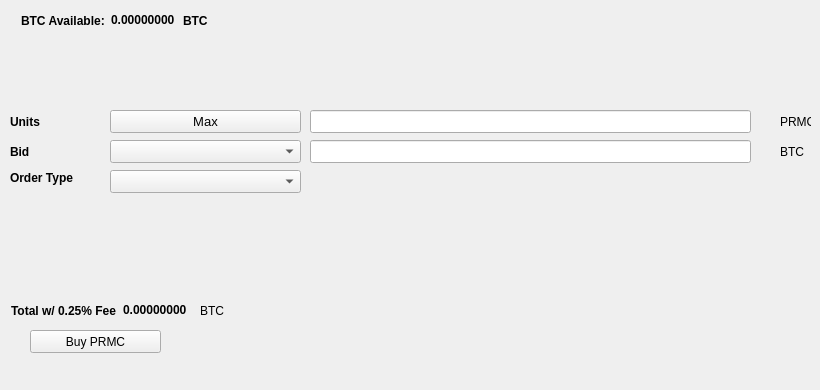
   <widget class="QWidget" name="BuyTab">
    <attribute name="title">
     <string>Buy</string>
    </attribute>
    <widget class="QPushButton" name="BuyENZ">
     <property name="geometry">
      <rect>
       <x>30</x>
       <y>330</y>
       <width>131</width>
       <height>23</height>
      </rect>
     </property>
     <property name="text">
      <string>Buy PRMC</string>
     </property>
     <property name="icon">
      <iconset resource="../premiumcoin.qrc">
       <normaloff>:/icons/bitcoin</normaloff>:/icons/bitcoin</iconset>
     </property>
    </widget>
    <widget class="QLabel" name="label_3">
     <property name="geometry">
      <rect>
       <x>10</x>
       <y>110</y>
       <width>46</width>
       <height>23</height>
      </rect>
     </property>
     <property name="font">
      <font>
       <weight>75</weight>
       <bold>true</bold>
      </font>
     </property>
     <property name="text">
      <string>Units</string>
     </property>
    </widget>
    <widget class="QLineEdit" name="UnitsInput">
     <property name="geometry">
      <rect>
       <x>310</x>
       <y>110</y>
       <width>441</width>
       <height>23</height>
      </rect>
     </property>
     <property name="font">
      <font>
       <pointsize>9</pointsize>
       <weight>75</weight>
       <bold>true</bold>
      </font>
     </property>
    </widget>
    <widget class="QLineEdit" name="BuyBidPriceEdit">
     <property name="geometry">
      <rect>
       <x>310</x>
       <y>140</y>
       <width>441</width>
       <height>23</height>
      </rect>
     </property>
     <property name="font">
      <font>
       <pointsize>9</pointsize>
       <weight>75</weight>
       <bold>true</bold>
      </font>
     </property>
    </widget>
    <widget class="QLabel" name="label_4">
     <property name="geometry">
      <rect>
       <x>780</x>
       <y>110</y>
       <width>31</width>
       <height>23</height>
      </rect>
     </property>
     <property name="text">
      <string>PRMC</string>
     </property>
    </widget>
    <widget class="QLabel" name="label_5">
     <property name="geometry">
      <rect>
       <x>780</x>
       <y>140</y>
       <width>31</width>
       <height>23</height>
      </rect>
     </property>
     <property name="text">
      <string>BTC</string>
     </property>
    </widget>
    <widget class="QLabel" name="label_6">
     <property name="geometry">
      <rect>
       <x>10</x>
       <y>140</y>
       <width>46</width>
       <height>23</height>
      </rect>
     </property>
     <property name="font">
      <font>
       <weight>75</weight>
       <bold>true</bold>
      </font>
     </property>
     <property name="text">
      <string>Bid</string>
     </property>
    </widget>
    <widget class="QLabel" name="label_7">
     <property name="geometry">
      <rect>
       <x>10</x>
       <y>170</y>
       <width>91</width>
       <height>16</height>
      </rect>
     </property>
     <property name="font">
      <font>
       <weight>75</weight>
       <bold>true</bold>
      </font>
     </property>
     <property name="text">
      <string>Order Type</string>
     </property>
    </widget>
    <widget class="QPushButton" name="Buy_Max_Amount">
     <property name="geometry">
      <rect>
       <x>110</x>
       <y>110</y>
       <width>191</width>
       <height>23</height>
      </rect>
     </property>
     <property name="font">
      <font>
       <pointsize>10</pointsize>
      </font>
     </property>
     <property name="text">
      <string>Max</string>
     </property>
    </widget>
    <widget class="QComboBox" name="BuyBidcomboBox">
     <property name="geometry">
      <rect>
       <x>110</x>
       <y>140</y>
       <width>191</width>
       <height>23</height>
      </rect>
     </property>
     <property name="font">
      <font>
       <pointsize>10</pointsize>
      </font>
     </property>
    </widget>
    <widget class="QComboBox" name="buyOrdertypeCombo">
     <property name="geometry">
      <rect>
       <x>110</x>
       <y>170</y>
       <width>191</width>
       <height>23</height>
      </rect>
     </property>
     <property name="font">
      <font>
       <pointsize>10</pointsize>
      </font>
     </property>
    </widget>
    <widget class="QWidget" name="layoutWidget1">
     <property name="geometry">
      <rect>
       <x>21</x>
       <y>11</y>
       <width>227</width>
       <height>19</height>
      </rect>
     </property>
     <layout class="QHBoxLayout" name="horizontalLayout_3">
      <item>
       <widget class="QLabel" name="label232">
        <property name="font">
         <font>
          <weight>75</weight>
          <bold>true</bold>
         </font>
        </property>
        <property name="text">
         <string>BTC Available:</string>
        </property>
       </widget>
      </item>
      <item>
       <widget class="QLabel" name="BtcAvailableLbl">
        <property name="palette">
         <palette>
          <active>
           <colorrole role="WindowText">
            <brush brushstyle="SolidPattern">
             <color alpha="255">
              <red>0</red>
              <green>0</green>
              <blue>0</blue>
             </color>
            </brush>
           </colorrole>
           <colorrole role="Button">
            <brush brushstyle="SolidPattern">
             <color alpha="255">
              <red>0</red>
              <green>170</green>
              <blue>0</blue>
             </color>
            </brush>
           </colorrole>
           <colorrole role="Light">
            <brush brushstyle="SolidPattern">
             <color alpha="255">
              <red>0</red>
              <green>255</green>
              <blue>0</blue>
             </color>
            </brush>
           </colorrole>
           <colorrole role="Midlight">
            <brush brushstyle="SolidPattern">
             <color alpha="255">
              <red>0</red>
              <green>212</green>
              <blue>0</blue>
             </color>
            </brush>
           </colorrole>
           <colorrole role="Dark">
            <brush brushstyle="SolidPattern">
             <color alpha="255">
              <red>0</red>
              <green>85</green>
              <blue>0</blue>
             </color>
            </brush>
           </colorrole>
           <colorrole role="Mid">
            <brush brushstyle="SolidPattern">
             <color alpha="255">
              <red>0</red>
              <green>113</green>
              <blue>0</blue>
             </color>
            </brush>
           </colorrole>
           <colorrole role="Text">
            <brush brushstyle="SolidPattern">
             <color alpha="255">
              <red>0</red>
              <green>170</green>
              <blue>0</blue>
             </color>
            </brush>
           </colorrole>
           <colorrole role="BrightText">
            <brush brushstyle="SolidPattern">
             <color alpha="255">
              <red>255</red>
              <green>255</green>
              <blue>255</blue>
             </color>
            </brush>
           </colorrole>
           <colorrole role="ButtonText">
            <brush brushstyle="SolidPattern">
             <color alpha="255">
              <red>0</red>
              <green>0</green>
              <blue>0</blue>
             </color>
            </brush>
           </colorrole>
           <colorrole role="Base">
            <brush brushstyle="SolidPattern">
             <color alpha="255">
              <red>255</red>
              <green>255</green>
              <blue>255</blue>
             </color>
            </brush>
           </colorrole>
           <colorrole role="Window">
            <brush brushstyle="SolidPattern">
             <color alpha="255">
              <red>0</red>
              <green>170</green>
              <blue>0</blue>
             </color>
            </brush>
           </colorrole>
           <colorrole role="Shadow">
            <brush brushstyle="SolidPattern">
             <color alpha="255">
              <red>0</red>
              <green>0</green>
              <blue>0</blue>
             </color>
            </brush>
           </colorrole>
           <colorrole role="AlternateBase">
            <brush brushstyle="SolidPattern">
             <color alpha="255">
              <red>127</red>
              <green>212</green>
              <blue>127</blue>
             </color>
            </brush>
           </colorrole>
           <colorrole role="ToolTipBase">
            <brush brushstyle="SolidPattern">
             <color alpha="255">
              <red>255</red>
              <green>255</green>
              <blue>220</blue>
             </color>
            </brush>
           </colorrole>
           <colorrole role="ToolTipText">
            <brush brushstyle="SolidPattern">
             <color alpha="255">
              <red>0</red>
              <green>0</green>
              <blue>0</blue>
             </color>
            </brush>
           </colorrole>
          </active>
          <inactive>
           <colorrole role="WindowText">
            <brush brushstyle="SolidPattern">
             <color alpha="255">
              <red>0</red>
              <green>0</green>
              <blue>0</blue>
             </color>
            </brush>
           </colorrole>
           <colorrole role="Button">
            <brush brushstyle="SolidPattern">
             <color alpha="255">
              <red>0</red>
              <green>170</green>
              <blue>0</blue>
             </color>
            </brush>
           </colorrole>
           <colorrole role="Light">
            <brush brushstyle="SolidPattern">
             <color alpha="255">
              <red>0</red>
              <green>255</green>
              <blue>0</blue>
             </color>
            </brush>
           </colorrole>
           <colorrole role="Midlight">
            <brush brushstyle="SolidPattern">
             <color alpha="255">
              <red>0</red>
              <green>212</green>
              <blue>0</blue>
             </color>
            </brush>
           </colorrole>
           <colorrole role="Dark">
            <brush brushstyle="SolidPattern">
             <color alpha="255">
              <red>0</red>
              <green>85</green>
              <blue>0</blue>
             </color>
            </brush>
           </colorrole>
           <colorrole role="Mid">
            <brush brushstyle="SolidPattern">
             <color alpha="255">
              <red>0</red>
              <green>113</green>
              <blue>0</blue>
             </color>
            </brush>
           </colorrole>
           <colorrole role="Text">
            <brush brushstyle="SolidPattern">
             <color alpha="255">
              <red>0</red>
              <green>170</green>
              <blue>0</blue>
             </color>
            </brush>
           </colorrole>
           <colorrole role="BrightText">
            <brush brushstyle="SolidPattern">
             <color alpha="255">
              <red>255</red>
              <green>255</green>
              <blue>255</blue>
             </color>
            </brush>
           </colorrole>
           <colorrole role="ButtonText">
            <brush brushstyle="SolidPattern">
             <color alpha="255">
              <red>0</red>
              <green>0</green>
              <blue>0</blue>
             </color>
            </brush>
           </colorrole>
           <colorrole role="Base">
            <brush brushstyle="SolidPattern">
             <color alpha="255">
              <red>255</red>
              <green>255</green>
              <blue>255</blue>
             </color>
            </brush>
           </colorrole>
           <colorrole role="Window">
            <brush brushstyle="SolidPattern">
             <color alpha="255">
              <red>0</red>
              <green>170</green>
              <blue>0</blue>
             </color>
            </brush>
           </colorrole>
           <colorrole role="Shadow">
            <brush brushstyle="SolidPattern">
             <color alpha="255">
              <red>0</red>
              <green>0</green>
              <blue>0</blue>
             </color>
            </brush>
           </colorrole>
           <colorrole role="AlternateBase">
            <brush brushstyle="SolidPattern">
             <color alpha="255">
              <red>127</red>
              <green>212</green>
              <blue>127</blue>
             </color>
            </brush>
           </colorrole>
           <colorrole role="ToolTipBase">
            <brush brushstyle="SolidPattern">
             <color alpha="255">
              <red>255</red>
              <green>255</green>
              <blue>220</blue>
             </color>
            </brush>
           </colorrole>
           <colorrole role="ToolTipText">
            <brush brushstyle="SolidPattern">
             <color alpha="255">
              <red>0</red>
              <green>0</green>
              <blue>0</blue>
             </color>
            </brush>
           </colorrole>
          </inactive>
          <disabled>
           <colorrole role="WindowText">
            <brush brushstyle="SolidPattern">
             <color alpha="255">
              <red>0</red>
              <green>85</green>
              <blue>0</blue>
             </color>
            </brush>
           </colorrole>
           <colorrole role="Button">
            <brush brushstyle="SolidPattern">
             <color alpha="255">
              <red>0</red>
              <green>170</green>
              <blue>0</blue>
             </color>
            </brush>
           </colorrole>
           <colorrole role="Light">
            <brush brushstyle="SolidPattern">
             <color alpha="255">
              <red>0</red>
              <green>255</green>
              <blue>0</blue>
             </color>
            </brush>
           </colorrole>
           <colorrole role="Midlight">
            <brush brushstyle="SolidPattern">
             <color alpha="255">
              <red>0</red>
              <green>212</green>
              <blue>0</blue>
             </color>
            </brush>
           </colorrole>
           <colorrole role="Dark">
            <brush brushstyle="SolidPattern">
             <color alpha="255">
              <red>0</red>
              <green>85</green>
              <blue>0</blue>
             </color>
            </brush>
           </colorrole>
           <colorrole role="Mid">
            <brush brushstyle="SolidPattern">
             <color alpha="255">
              <red>0</red>
              <green>113</green>
              <blue>0</blue>
             </color>
            </brush>
           </colorrole>
           <colorrole role="Text">
            <brush brushstyle="SolidPattern">
             <color alpha="255">
              <red>0</red>
              <green>85</green>
              <blue>0</blue>
             </color>
            </brush>
           </colorrole>
           <colorrole role="BrightText">
            <brush brushstyle="SolidPattern">
             <color alpha="255">
              <red>255</red>
              <green>255</green>
              <blue>255</blue>
             </color>
            </brush>
           </colorrole>
           <colorrole role="ButtonText">
            <brush brushstyle="SolidPattern">
             <color alpha="255">
              <red>0</red>
              <green>85</green>
              <blue>0</blue>
             </color>
            </brush>
           </colorrole>
           <colorrole role="Base">
            <brush brushstyle="SolidPattern">
             <color alpha="255">
              <red>0</red>
              <green>170</green>
              <blue>0</blue>
             </color>
            </brush>
           </colorrole>
           <colorrole role="Window">
            <brush brushstyle="SolidPattern">
             <color alpha="255">
              <red>0</red>
              <green>170</green>
              <blue>0</blue>
             </color>
            </brush>
           </colorrole>
           <colorrole role="Shadow">
            <brush brushstyle="SolidPattern">
             <color alpha="255">
              <red>0</red>
              <green>0</green>
              <blue>0</blue>
             </color>
            </brush>
           </colorrole>
           <colorrole role="AlternateBase">
            <brush brushstyle="SolidPattern">
             <color alpha="255">
              <red>0</red>
              <green>170</green>
              <blue>0</blue>
             </color>
            </brush>
           </colorrole>
           <colorrole role="ToolTipBase">
            <brush brushstyle="SolidPattern">
             <color alpha="255">
              <red>255</red>
              <green>255</green>
              <blue>220</blue>
             </color>
            </brush>
           </colorrole>
           <colorrole role="ToolTipText">
            <brush brushstyle="SolidPattern">
             <color alpha="255">
              <red>0</red>
              <green>0</green>
              <blue>0</blue>
             </color>
            </brush>
           </colorrole>
          </disabled>
         </palette>
        </property>
        <property name="font">
         <font>
          <weight>75</weight>
          <bold>true</bold>
         </font>
        </property>
        <property name="text">
         <string>0.00000000</string>
        </property>
        <property name="textInteractionFlags">
         <set>Qt::LinksAccessibleByMouse|Qt::TextSelectableByKeyboard|Qt::TextSelectableByMouse</set>
        </property>
       </widget>
      </item>
      <item>
       <widget class="QLabel" name="BtcAvailableLbl_2">
        <property name="font">
         <font>
          <weight>75</weight>
          <bold>true</bold>
         </font>
        </property>
        <property name="text">
         <string>BTC</string>
        </property>
       </widget>
      </item>
     </layout>
    </widget>
    <widget class="QWidget" name="layoutWidge2">
     <property name="geometry">
      <rect>
       <x>11</x>
       <y>301</y>
       <width>259</width>
       <height>19</height>
      </rect>
     </property>
     <layout class="QHBoxLayout" name="horizontalLayout_4">
      <item>
       <widget class="QLabel" name="label_9">
        <property name="font">
         <font>
          <weight>75</weight>
          <bold>true</bold>
         </font>
        </property>
        <property name="text">
         <string>Total w/ 0.25% Fee</string>
        </property>
       </widget>
      </item>
      <item>
       <widget class="QLabel" name="BuyCostLabel">
        <property name="palette">
         <palette>
          <active>
           <colorrole role="WindowText">
            <brush brushstyle="SolidPattern">
             <color alpha="255">
              <red>0</red>
              <green>0</green>
              <blue>0</blue>
             </color>
            </brush>
           </colorrole>
           <colorrole role="Button">
            <brush brushstyle="SolidPattern">
             <color alpha="255">
              <red>0</red>
              <green>170</green>
              <blue>0</blue>
             </color>
            </brush>
           </colorrole>
           <colorrole role="Light">
            <brush brushstyle="SolidPattern">
             <color alpha="255">
              <red>0</red>
              <green>255</green>
              <blue>0</blue>
             </color>
            </brush>
           </colorrole>
           <colorrole role="Midlight">
            <brush brushstyle="SolidPattern">
             <color alpha="255">
              <red>0</red>
              <green>212</green>
              <blue>0</blue>
             </color>
            </brush>
           </colorrole>
           <colorrole role="Dark">
            <brush brushstyle="SolidPattern">
             <color alpha="255">
              <red>0</red>
              <green>85</green>
              <blue>0</blue>
             </color>
            </brush>
           </colorrole>
           <colorrole role="Mid">
            <brush brushstyle="SolidPattern">
             <color alpha="255">
              <red>0</red>
              <green>113</green>
              <blue>0</blue>
             </color>
            </brush>
           </colorrole>
           <colorrole role="Text">
            <brush brushstyle="SolidPattern">
             <color alpha="255">
              <red>0</red>
              <green>170</green>
              <blue>0</blue>
             </color>
            </brush>
           </colorrole>
           <colorrole role="BrightText">
            <brush brushstyle="SolidPattern">
             <color alpha="255">
              <red>255</red>
              <green>255</green>
              <blue>255</blue>
             </color>
            </brush>
           </colorrole>
           <colorrole role="ButtonText">
            <brush brushstyle="SolidPattern">
             <color alpha="255">
              <red>0</red>
              <green>0</green>
              <blue>0</blue>
             </color>
            </brush>
           </colorrole>
           <colorrole role="Base">
            <brush brushstyle="SolidPattern">
             <color alpha="255">
              <red>255</red>
              <green>255</green>
              <blue>255</blue>
             </color>
            </brush>
           </colorrole>
           <colorrole role="Window">
            <brush brushstyle="SolidPattern">
             <color alpha="255">
              <red>0</red>
              <green>170</green>
              <blue>0</blue>
             </color>
            </brush>
           </colorrole>
           <colorrole role="Shadow">
            <brush brushstyle="SolidPattern">
             <color alpha="255">
              <red>0</red>
              <green>0</green>
              <blue>0</blue>
             </color>
            </brush>
           </colorrole>
           <colorrole role="AlternateBase">
            <brush brushstyle="SolidPattern">
             <color alpha="255">
              <red>127</red>
              <green>212</green>
              <blue>127</blue>
             </color>
            </brush>
           </colorrole>
           <colorrole role="ToolTipBase">
            <brush brushstyle="SolidPattern">
             <color alpha="255">
              <red>255</red>
              <green>255</green>
              <blue>220</blue>
             </color>
            </brush>
           </colorrole>
           <colorrole role="ToolTipText">
            <brush brushstyle="SolidPattern">
             <color alpha="255">
              <red>0</red>
              <green>0</green>
              <blue>0</blue>
             </color>
            </brush>
           </colorrole>
          </active>
          <inactive>
           <colorrole role="WindowText">
            <brush brushstyle="SolidPattern">
             <color alpha="255">
              <red>0</red>
              <green>0</green>
              <blue>0</blue>
             </color>
            </brush>
           </colorrole>
           <colorrole role="Button">
            <brush brushstyle="SolidPattern">
             <color alpha="255">
              <red>0</red>
              <green>170</green>
              <blue>0</blue>
             </color>
            </brush>
           </colorrole>
           <colorrole role="Light">
            <brush brushstyle="SolidPattern">
             <color alpha="255">
              <red>0</red>
              <green>255</green>
              <blue>0</blue>
             </color>
            </brush>
           </colorrole>
           <colorrole role="Midlight">
            <brush brushstyle="SolidPattern">
             <color alpha="255">
              <red>0</red>
              <green>212</green>
              <blue>0</blue>
             </color>
            </brush>
           </colorrole>
           <colorrole role="Dark">
            <brush brushstyle="SolidPattern">
             <color alpha="255">
              <red>0</red>
              <green>85</green>
              <blue>0</blue>
             </color>
            </brush>
           </colorrole>
           <colorrole role="Mid">
            <brush brushstyle="SolidPattern">
             <color alpha="255">
              <red>0</red>
              <green>113</green>
              <blue>0</blue>
             </color>
            </brush>
           </colorrole>
           <colorrole role="Text">
            <brush brushstyle="SolidPattern">
             <color alpha="255">
              <red>0</red>
              <green>170</green>
              <blue>0</blue>
             </color>
            </brush>
           </colorrole>
           <colorrole role="BrightText">
            <brush brushstyle="SolidPattern">
             <color alpha="255">
              <red>255</red>
              <green>255</green>
              <blue>255</blue>
             </color>
            </brush>
           </colorrole>
           <colorrole role="ButtonText">
            <brush brushstyle="SolidPattern">
             <color alpha="255">
              <red>0</red>
              <green>0</green>
              <blue>0</blue>
             </color>
            </brush>
           </colorrole>
           <colorrole role="Base">
            <brush brushstyle="SolidPattern">
             <color alpha="255">
              <red>255</red>
              <green>255</green>
              <blue>255</blue>
             </color>
            </brush>
           </colorrole>
           <colorrole role="Window">
            <brush brushstyle="SolidPattern">
             <color alpha="255">
              <red>0</red>
              <green>170</green>
              <blue>0</blue>
             </color>
            </brush>
           </colorrole>
           <colorrole role="Shadow">
            <brush brushstyle="SolidPattern">
             <color alpha="255">
              <red>0</red>
              <green>0</green>
              <blue>0</blue>
             </color>
            </brush>
           </colorrole>
           <colorrole role="AlternateBase">
            <brush brushstyle="SolidPattern">
             <color alpha="255">
              <red>127</red>
              <green>212</green>
              <blue>127</blue>
             </color>
            </brush>
           </colorrole>
           <colorrole role="ToolTipBase">
            <brush brushstyle="SolidPattern">
             <color alpha="255">
              <red>255</red>
              <green>255</green>
              <blue>220</blue>
             </color>
            </brush>
           </colorrole>
           <colorrole role="ToolTipText">
            <brush brushstyle="SolidPattern">
             <color alpha="255">
              <red>0</red>
              <green>0</green>
              <blue>0</blue>
             </color>
            </brush>
           </colorrole>
          </inactive>
          <disabled>
           <colorrole role="WindowText">
            <brush brushstyle="SolidPattern">
             <color alpha="255">
              <red>0</red>
              <green>85</green>
              <blue>0</blue>
             </color>
            </brush>
           </colorrole>
           <colorrole role="Button">
            <brush brushstyle="SolidPattern">
             <color alpha="255">
              <red>0</red>
              <green>170</green>
              <blue>0</blue>
             </color>
            </brush>
           </colorrole>
           <colorrole role="Light">
            <brush brushstyle="SolidPattern">
             <color alpha="255">
              <red>0</red>
              <green>255</green>
              <blue>0</blue>
             </color>
            </brush>
           </colorrole>
           <colorrole role="Midlight">
            <brush brushstyle="SolidPattern">
             <color alpha="255">
              <red>0</red>
              <green>212</green>
              <blue>0</blue>
             </color>
            </brush>
           </colorrole>
           <colorrole role="Dark">
            <brush brushstyle="SolidPattern">
             <color alpha="255">
              <red>0</red>
              <green>85</green>
              <blue>0</blue>
             </color>
            </brush>
           </colorrole>
           <colorrole role="Mid">
            <brush brushstyle="SolidPattern">
             <color alpha="255">
              <red>0</red>
              <green>113</green>
              <blue>0</blue>
             </color>
            </brush>
           </colorrole>
           <colorrole role="Text">
            <brush brushstyle="SolidPattern">
             <color alpha="255">
              <red>0</red>
              <green>85</green>
              <blue>0</blue>
             </color>
            </brush>
           </colorrole>
           <colorrole role="BrightText">
            <brush brushstyle="SolidPattern">
             <color alpha="255">
              <red>255</red>
              <green>255</green>
              <blue>255</blue>
             </color>
            </brush>
           </colorrole>
           <colorrole role="ButtonText">
            <brush brushstyle="SolidPattern">
             <color alpha="255">
              <red>0</red>
              <green>85</green>
              <blue>0</blue>
             </color>
            </brush>
           </colorrole>
           <colorrole role="Base">
            <brush brushstyle="SolidPattern">
             <color alpha="255">
              <red>0</red>
              <green>170</green>
              <blue>0</blue>
             </color>
            </brush>
           </colorrole>
           <colorrole role="Window">
            <brush brushstyle="SolidPattern">
             <color alpha="255">
              <red>0</red>
              <green>170</green>
              <blue>0</blue>
             </color>
            </brush>
           </colorrole>
           <colorrole role="Shadow">
            <brush brushstyle="SolidPattern">
             <color alpha="255">
              <red>0</red>
              <green>0</green>
              <blue>0</blue>
             </color>
            </brush>
           </colorrole>
           <colorrole role="AlternateBase">
            <brush brushstyle="SolidPattern">
             <color alpha="255">
              <red>0</red>
              <green>170</green>
              <blue>0</blue>
             </color>
            </brush>
           </colorrole>
           <colorrole role="ToolTipBase">
            <brush brushstyle="SolidPattern">
             <color alpha="255">
              <red>255</red>
              <green>255</green>
              <blue>220</blue>
             </color>
            </brush>
           </colorrole>
           <colorrole role="ToolTipText">
            <brush brushstyle="SolidPattern">
             <color alpha="255">
              <red>0</red>
              <green>0</green>
              <blue>0</blue>
             </color>
            </brush>
           </colorrole>
          </disabled>
         </palette>
        </property>
        <property name="font">
         <font>
          <weight>75</weight>
          <bold>true</bold>
         </font>
        </property>
        <property name="autoFillBackground">
         <bool>false</bool>
        </property>
        <property name="text">
         <string>0.00000000</string>
        </property>
        <property name="textInteractionFlags">
         <set>Qt::LinksAccessibleByMouse|Qt::TextSelectableByMouse</set>
        </property>
       </widget>
      </item>
      <item>
       <widget class="QLabel" name="label_10">
        <property name="font">
         <font>
          <weight>50</weight>
          <bold>false</bold>
         </font>
        </property>
        <property name="text">
         <string>BTC</string>
        </property>
       </widget>
      </item>
     </layout>
    </widget>
    <widget class="QLabel" name="label_24">
     <property name="geometry">
      <rect>
       <x>460</x>
       <y>300</y>
       <width>281</width>
       <height>81</height>
      </rect>
     </property>
     <property name="text">
      <string/>
     </property>
     <property name="pixmap">
      <pixmap>:/images/bittrex</pixmap>
     </property>
    </widget>
   </widget>
